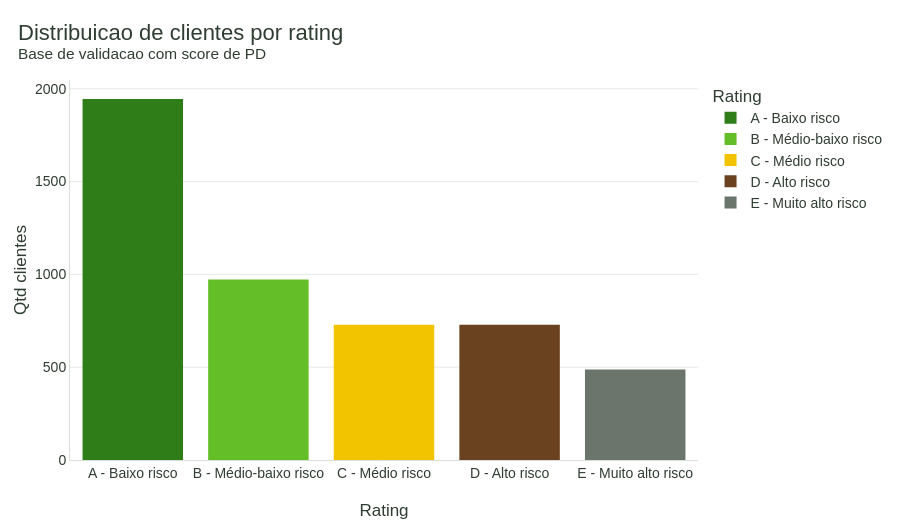
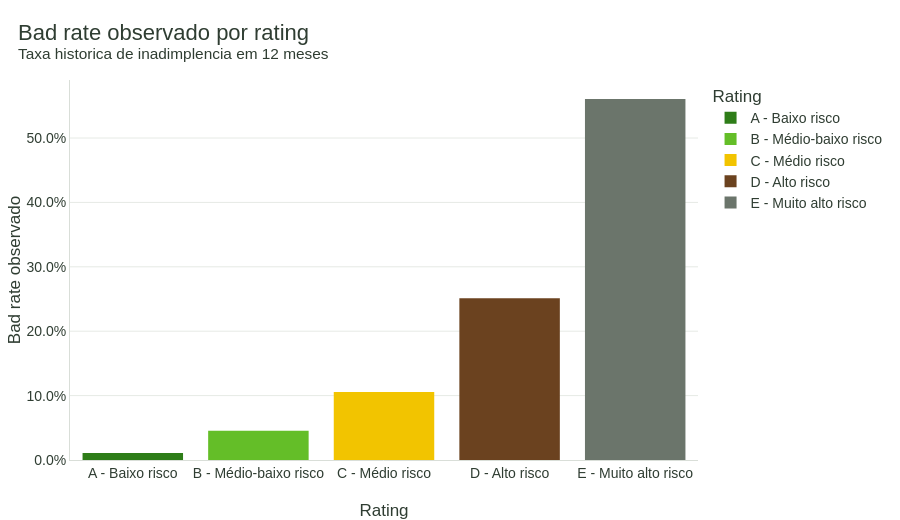
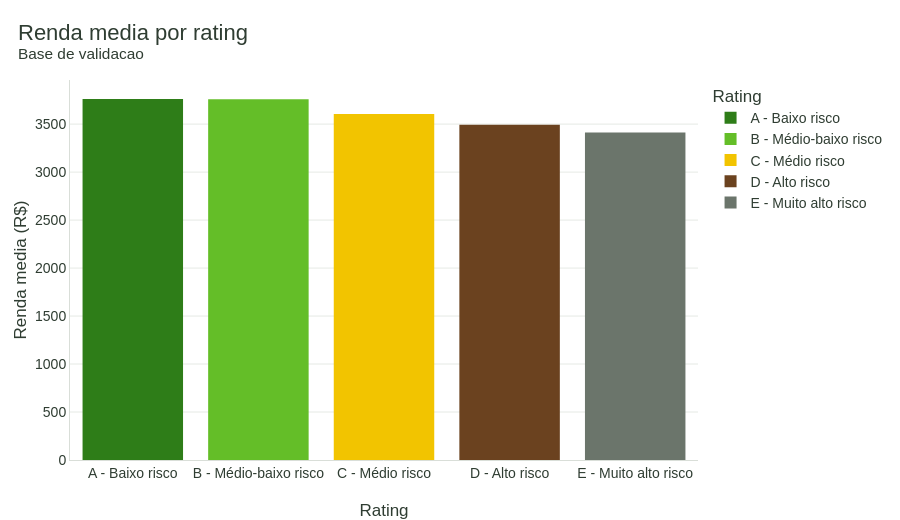

Write notebook code for charts like these, in order.
### Markdown cell above
## 10. Comparação dos cenários e recomendação

### Code cell
PALETA = [CORES['verde_principal'], CORES['verde_vivo'], CORES['amarelo'], CORES['marrom'], CORES['cinza_medio']]

# Grafico 1: Distribuicao por rating
fig1 = px.bar(
    tab_rating_pd, x='faixa_risco', y='qtd_clientes', color='faixa_risco',
    color_discrete_sequence=PALETA,
    labels={'faixa_risco': 'Rating', 'qtd_clientes': 'Qtd clientes'},
)
fig1 = aplicar_layout(fig1, titulo='Distribuicao de clientes por rating',
    subtitulo='Base de validacao com score de PD')
salvar_figura(fig1, caminho_html=str(FIGURES_DIR / '06_publico_distribuicao_rating.html'))
fig1.show()

# Grafico 2: Bad rate por rating
fig2 = px.bar(
    tab_rating_pd, x='faixa_risco', y='bad_rate_observado', color='faixa_risco',
    color_discrete_sequence=PALETA,
    labels={'faixa_risco': 'Rating', 'bad_rate_observado': 'Bad rate observado'},
)
fig2 = aplicar_layout(fig2, titulo='Bad rate observado por rating',
    subtitulo='Taxa historica de inadimplencia em 12 meses')
fig2.update_layout(yaxis_tickformat='.1%')
salvar_figura(fig2, caminho_html=str(FIGURES_DIR / '06_publico_bad_rate_rating.html'))
fig2.show()

# Grafico 3: Renda media por rating
fig3 = px.bar(
    tab_rating_exp, x='faixa_risco', y='renda_media', color='faixa_risco',
    color_discrete_sequence=PALETA,
    labels={'faixa_risco': 'Rating', 'renda_media': 'Renda media (R$)'},
)
fig3 = aplicar_layout(fig3, titulo='Renda media por rating', subtitulo='Base de validacao')
salvar_figura(fig3, caminho_html=str(FIGURES_DIR / '06_publico_renda_rating.html'))
fig3.show()

### Figure 1 — Plotly figure (JSON) as saved in the notebook; plotly's stock layout.template omitted (floating-point values rounded to 4 significant figures)
{"data": [{"hovertemplate": "Rating=%{x}<br>Qtd clientes=%{y}<extra></extra>", "legendgroup": "A - Baixo risco", "marker": {"color": "#2E7D18", "pattern": {"shape": ""}}, "name": "A - Baixo risco", "orientation": "v", "showlegend": true, "textposition": "auto", "type": "bar", "x": ["A - Baixo risco"], "xaxis": "x", "y": [1945], "yaxis": "y"}, {"hovertemplate": "Rating=%{x}<br>Qtd clientes=%{y}<extra></extra>", "legendgroup": "B - Médio-baixo risco", "marker": {"color": "#64BE28", "pattern": {"shape": ""}}, "name": "B - Médio-baixo risco", "orientation": "v", "showlegend": true, "textposition": "auto", "type": "bar", "x": ["B - Médio-baixo risco"], "xaxis": "x", "y": [972], "yaxis": "y"}, {"hovertemplate": "Rating=%{x}<br>Qtd clientes=%{y}<extra></extra>", "legendgroup": "C - Médio risco", "marker": {"color": "#F2C400", "pattern": {"shape": ""}}, "name": "C - Médio risco", "orientation": "v", "showlegend": true, "textposition": "auto", "type": "bar", "x": ["C - Médio risco"], "xaxis": "x", "y": [729], "yaxis": "y"}, {"hovertemplate": "Rating=%{x}<br>Qtd clientes=%{y}<extra></extra>", "legendgroup": "D - Alto risco", "marker": {"color": "#6B421F", "pattern": {"shape": ""}}, "name": "D - Alto risco", "orientation": "v", "showlegend": true, "textposition": "auto", "type": "bar", "x": ["D - Alto risco"], "xaxis": "x", "y": [729], "yaxis": "y"}, {"hovertemplate": "Rating=%{x}<br>Qtd clientes=%{y}<extra></extra>", "legendgroup": "E - Muito alto risco", "marker": {"color": "#6B756B", "pattern": {"shape": ""}}, "name": "E - Muito alto risco", "orientation": "v", "showlegend": true, "textposition": "auto", "type": "bar", "x": ["E - Muito alto risco"], "xaxis": "x", "y": [487], "yaxis": "y"}], "layout": {"barmode": "relative", "height": 520, "hovermode": "x unified", "legend": {"title": {"text": "Rating"}, "tracegroupgap": 0}, "showlegend": true, "title": {"text": "Distribuicao de clientes por rating<br><sup>Base de validacao com score de PD</sup>"}, "xaxis": {"anchor": "y", "categoryarray": ["A - Baixo risco", "B - Médio-baixo risco", "C - Médio risco", "D - Alto risco", "E - Muito alto risco"], "categoryorder": "array", "domain": [0.0, 1.0], "linecolor": "#D9DED8", "showgrid": false, "tickfont": {"color": "#2F3D32"}, "title": {"text": "Rating"}, "zeroline": false}, "yaxis": {"anchor": "x", "domain": [0.0, 1.0], "gridcolor": "#E6EAE5", "linecolor": "#D9DED8", "showgrid": true, "tickfont": {"color": "#2F3D32"}, "title": {"text": "Qtd clientes"}, "zeroline": false}}}

### Figure 2 — Plotly figure (JSON) as saved in the notebook; plotly's stock layout.template omitted (floating-point values rounded to 4 significant figures)
{"data": [{"hovertemplate": "Rating=%{x}<br>Bad rate observado=%{y}<extra></extra>", "legendgroup": "A - Baixo risco", "marker": {"color": "#2E7D18", "pattern": {"shape": ""}}, "name": "A - Baixo risco", "orientation": "v", "showlegend": true, "textposition": "auto", "type": "bar", "x": ["A - Baixo risco"], "xaxis": "x", "y": [0.0108], "yaxis": "y"}, {"hovertemplate": "Rating=%{x}<br>Bad rate observado=%{y}<extra></extra>", "legendgroup": "B - Médio-baixo risco", "marker": {"color": "#64BE28", "pattern": {"shape": ""}}, "name": "B - Médio-baixo risco", "orientation": "v", "showlegend": true, "textposition": "auto", "type": "bar", "x": ["B - Médio-baixo risco"], "xaxis": "x", "y": [0.04527], "yaxis": "y"}, {"hovertemplate": "Rating=%{x}<br>Bad rate observado=%{y}<extra></extra>", "legendgroup": "C - Médio risco", "marker": {"color": "#F2C400", "pattern": {"shape": ""}}, "name": "C - Médio risco", "orientation": "v", "showlegend": true, "textposition": "auto", "type": "bar", "x": ["C - Médio risco"], "xaxis": "x", "y": [0.1056], "yaxis": "y"}, {"hovertemplate": "Rating=%{x}<br>Bad rate observado=%{y}<extra></extra>", "legendgroup": "D - Alto risco", "marker": {"color": "#6B421F", "pattern": {"shape": ""}}, "name": "D - Alto risco", "orientation": "v", "showlegend": true, "textposition": "auto", "type": "bar", "x": ["D - Alto risco"], "xaxis": "x", "y": [0.251], "yaxis": "y"}, {"hovertemplate": "Rating=%{x}<br>Bad rate observado=%{y}<extra></extra>", "legendgroup": "E - Muito alto risco", "marker": {"color": "#6B756B", "pattern": {"shape": ""}}, "name": "E - Muito alto risco", "orientation": "v", "showlegend": true, "textposition": "auto", "type": "bar", "x": ["E - Muito alto risco"], "xaxis": "x", "y": [0.5606], "yaxis": "y"}], "layout": {"barmode": "relative", "height": 520, "hovermode": "x unified", "legend": {"title": {"text": "Rating"}, "tracegroupgap": 0}, "showlegend": true, "title": {"text": "Bad rate observado por rating<br><sup>Taxa historica de inadimplencia em 12 meses</sup>"}, "xaxis": {"anchor": "y", "categoryarray": ["A - Baixo risco", "B - Médio-baixo risco", "C - Médio risco", "D - Alto risco", "E - Muito alto risco"], "categoryorder": "array", "domain": [0.0, 1.0], "linecolor": "#D9DED8", "showgrid": false, "tickfont": {"color": "#2F3D32"}, "title": {"text": "Rating"}, "zeroline": false}, "yaxis": {"anchor": "x", "domain": [0.0, 1.0], "gridcolor": "#E6EAE5", "linecolor": "#D9DED8", "showgrid": true, "tickfont": {"color": "#2F3D32"}, "tickformat": ".1%", "title": {"text": "Bad rate observado"}, "zeroline": false}}}

### Figure 3 — Plotly figure (JSON) as saved in the notebook; plotly's stock layout.template omitted (floating-point values rounded to 4 significant figures)
{"data": [{"hovertemplate": "Rating=%{x}<br>Renda media (R$)=%{y}<extra></extra>", "legendgroup": "A - Baixo risco", "marker": {"color": "#2E7D18", "pattern": {"shape": ""}}, "name": "A - Baixo risco", "orientation": "v", "showlegend": true, "textposition": "auto", "type": "bar", "x": ["A - Baixo risco"], "xaxis": "x", "y": [3762.0], "yaxis": "y"}, {"hovertemplate": "Rating=%{x}<br>Renda media (R$)=%{y}<extra></extra>", "legendgroup": "B - Médio-baixo risco", "marker": {"color": "#64BE28", "pattern": {"shape": ""}}, "name": "B - Médio-baixo risco", "orientation": "v", "showlegend": true, "textposition": "auto", "type": "bar", "x": ["B - Médio-baixo risco"], "xaxis": "x", "y": [3759.0], "yaxis": "y"}, {"hovertemplate": "Rating=%{x}<br>Renda media (R$)=%{y}<extra></extra>", "legendgroup": "C - Médio risco", "marker": {"color": "#F2C400", "pattern": {"shape": ""}}, "name": "C - Médio risco", "orientation": "v", "showlegend": true, "textposition": "auto", "type": "bar", "x": ["C - Médio risco"], "xaxis": "x", "y": [3605.0], "yaxis": "y"}, {"hovertemplate": "Rating=%{x}<br>Renda media (R$)=%{y}<extra></extra>", "legendgroup": "D - Alto risco", "marker": {"color": "#6B421F", "pattern": {"shape": ""}}, "name": "D - Alto risco", "orientation": "v", "showlegend": true, "textposition": "auto", "type": "bar", "x": ["D - Alto risco"], "xaxis": "x", "y": [3494.0], "yaxis": "y"}, {"hovertemplate": "Rating=%{x}<br>Renda media (R$)=%{y}<extra></extra>", "legendgroup": "E - Muito alto risco", "marker": {"color": "#6B756B", "pattern": {"shape": ""}}, "name": "E - Muito alto risco", "orientation": "v", "showlegend": true, "textposition": "auto", "type": "bar", "x": ["E - Muito alto risco"], "xaxis": "x", "y": [3414.0], "yaxis": "y"}], "layout": {"barmode": "relative", "height": 520, "hovermode": "x unified", "legend": {"title": {"text": "Rating"}, "tracegroupgap": 0}, "showlegend": true, "title": {"text": "Renda media por rating<br><sup>Base de validacao</sup>"}, "xaxis": {"anchor": "y", "categoryarray": ["A - Baixo risco", "B - Médio-baixo risco", "C - Médio risco", "D - Alto risco", "E - Muito alto risco"], "categoryorder": "array", "domain": [0.0, 1.0], "linecolor": "#D9DED8", "showgrid": false, "tickfont": {"color": "#2F3D32"}, "title": {"text": "Rating"}, "zeroline": false}, "yaxis": {"anchor": "x", "domain": [0.0, 1.0], "gridcolor": "#E6EAE5", "linecolor": "#D9DED8", "showgrid": true, "tickfont": {"color": "#2F3D32"}, "title": {"text": "Renda media (R$)"}, "zeroline": false}}}
